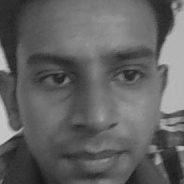
#> input picture dataSet/User.1.1.jpg, 184 x 184 px, given in place of the camera
$ python dataGen2.py
#> lines starting #> are read from the running program, lines starting #| are printed output that depends on the picture
# -*- coding: utf-8 -*-
"""
Created on Thu Dec  1 23:12:02 2016

@author: Walatima
"""

import os
import cv2

class ctakeimage():

    def takeimage():

        maxid = 0
        for file in os.listdir('dataSet'):
            #print(maxid)
            word = file.split('.')

            if(maxid < int(word[1])):
                maxid = int(word[1])
                print(maxid)

        #faceId = str(maxid + 1) #use an integer or something change this when getting a new face
        faceId = str(maxid+1)
        num=0 # just a count thing number
        cam = cv2.VideoCapture(0)
        detector=cv2.CascadeClassifier('haarcascade_frontalface_default.xml')

        while(True):
            ret,img = cam.read()
#> img is the input picture: shape (184, 184, 3); min 22, max 203, mean 97.7
            cv2.imshow('frame',img)
            gray = cv2.cvtColor(img, cv2.COLOR_BGR2GRAY)
            faces = detector.detectMultiScale(gray, 1.3, 5)
#> faces = [[17, 18, 151, 151]]
            print("1")
            for (x,y,w,h) in faces:
                cv2.rectangle(img,(x,y),(x+w,y+h),(255,0,0),2)
                print("2")
                num=num+1
                cv2.imwrite("dataSet/User."+faceId +'.'+ str(num) + ".jpg", gray[y:y+h,x:x+w])
                print("3")
                cv2.imshow('frame',img)

                if cv2.waitKey(200) & 0xFF == ord('q'):
                    break
                elif (num>30): #taking 30 images for training purposes ;)
                    cam.release()
                    cv2.destroyAllWindows()
                    break
#> this loop made 1 pass; (key q is pressed on pass 1)
#> (x, y, w, h, num) on pass 1: (17, 18, 151, 151, 1)
#| 2
#| 3
#> pass 1, in takeimage, `cv2.imwrite("dataSet/User."+faceId +'.'+ str(num) + ".jpg", gray[y:y+h..`:
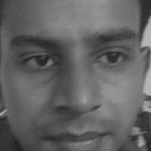
#> saved as User.2.1.jpg: shape (151, 151); min 29, max 186, mean 98.5
#> pass 1, in takeimage, `cv2.imshow('frame',img)`:
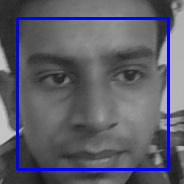
#> window 'frame': shape (184, 184, 3); mean B, G, R 106.2, 92.6, 92.6
#> after the loop, num = 1


ctakeimage.takeimage()
'''def takefaces():
    with open('peopledata.csv','r', newline = '') as fp:
        print()
        for line in fp:
            word = line.split(',')
            if (word[0] == faceids):
                print(word)'''

$ run again, on dataSet/User.1.10.jpg
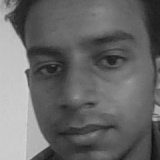
#> input picture dataSet/User.1.10.jpg, 160 x 160 px, given in place of the camera
#> in takeimage, img is the input picture: shape (160, 160, 3); min 15, max 211, mean 105.1
#> faces = [[8, 12, 136, 136]]
#> the loop in takeimage, `for (x,y,w,h) in faces:` made 1 pass; (key q is pressed on pass 1)
#> (x, y, w, h, num) on pass 1: (8, 12, 136, 136, 1)
#> (printed output is left out)
#> pass 1, in takeimage, `cv2.imwrite("dataSet/User."+faceId +'.'+ str(num) + ".jpg", gray[y:y+h..`:
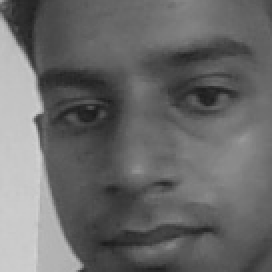
#> saved as User.2.1.jpg: shape (136, 136) (shown 2 times larger); min 26, max 211, mean 105.5
#> pass 1, in takeimage, `cv2.imshow('frame',img)`:
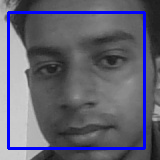
#> window 'frame': shape (160, 160, 3); mean B, G, R 113.7, 97.5, 97.5
#> after the loop in takeimage, `for (x,y,w,h) in faces:`: num = 1

$ run again, on dataSet/User.1.11.jpg
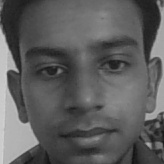
#> input picture dataSet/User.1.11.jpg, 164 x 164 px, given in place of the camera
#> in takeimage, img is the input picture: shape (164, 164, 3); min 18, max 210, mean 92.9
#> faces = [[6, 6, 151, 151]]
#> the loop in takeimage, `for (x,y,w,h) in faces:` made 1 pass; (key q is pressed on pass 1)
#> (x, y, w, h, num) on pass 1: (6, 6, 151, 151, 1)
#> (printed output is left out)
#> pass 1, in takeimage, `cv2.imwrite("dataSet/User."+faceId +'.'+ str(num) + ".jpg", gray[y:y+h..`:
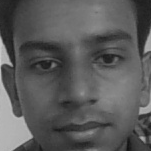
#> saved as User.2.1.jpg: shape (151, 151); min 19, max 204, mean 90.3
#> pass 1, in takeimage, `cv2.imshow('frame',img)`:
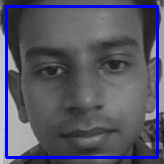
#> window 'frame': shape (164, 164, 3); mean B, G, R 103.2, 86.1, 86.1
#> after the loop in takeimage, `for (x,y,w,h) in faces:`: num = 1
